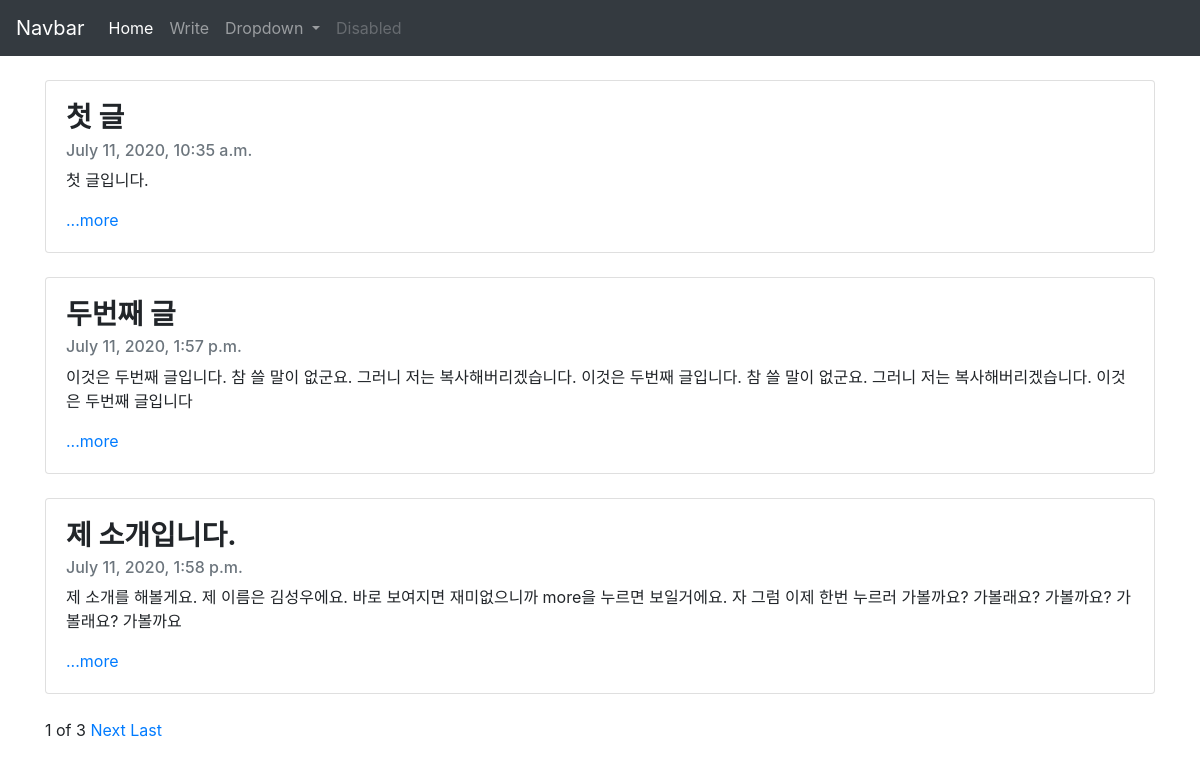
The page / on the database its author committed.
### blogapp/models.py (models this page shows, shortened)
class Blog(models.Model):
    title = models.CharField(max_length=200)
    pub_date = models.DateTimeField('date published')
    body = models.TextField()
    def summary(self):
        return self.body[:100]

### blogapp/views.py (the view)
# urls.py: path('', blogapp.views.home, name="home"),
def home(request):
    blogs = Blog.objects
    blog_list = Blog.objects.all()
    paginator =Paginator(blog_list, 3)
    page = request.GET.get('page')
    posts = paginator.get_page(page)
    return render(request, 'home.html', {'blogs':blogs, 'posts':posts })

### blogapp/templates/home.html (shortened to what this page needs)
{% extends 'base.html' %}
{% block contents %}
<body>
<br>
{% for blog in posts %}
<div class="container">
    <div class="card">
        <div class="card-body">
        <h3 class="card-title"><strong>{{blog.title}}</strong></h3>
        <h6 class="card-subtitle mb-2 text-muted">{{blog.pub_date}}</h6>
        <p class="card-text">{{blog.summary}}</p>
        <a href="{% url 'detail' blog.id %}" class="card-link">...more</a>
        </div>
    </div> <br>
</div>
{%endfor%}
<div class="container">
<span>{{posts.number}}</span>
<span>of</span>
<span>{{posts.paginator.num_pages}}</span>
{%if posts.has_next%}
<a href="?page={{posts.next_page_number}}">Next</a>
<a href="?page={{posts.paginator.num_pages}}">Last</a>
{%endif%}
<br><br>
</div>
</body>
{% endblock %}

### blogproject/templates/base.html (shortened to what this page needs)
<head>
    <link rel="stylesheet" href="https://stackpath.bootstrapcdn.com/bootstrap/4.5.0/css/bootstrap.min.css">
</head>
<body>
    <nav class="navbar navbar-expand-lg navbar-dark bg-dark">
        <a class="navbar-brand" href="#">Navbar</a>
        <div class="collapse navbar-collapse" id="navbarNav">
          <ul class="navbar-nav">
            <li class="nav-item active">
              <a class="nav-link" href="#">Home <span class="sr-only">(current)</span></a>
            </li>
            <li class="nav-item">
              <a class="nav-link" href="{% url 'new' %}">Write</a>
            </li>
            <li class="nav-item dropdown">
              <a class="nav-link dropdown-toggle" href="#" id="navbarDropdown" role="button" data-toggle="dropdown" aria-haspopup="true" aria-expanded="false">
                Dropdown
              </a>
            </li>
            <li class="nav-item">
              <a class="nav-link disabled" href="#" tabindex="-1" aria-disabled="true">Disabled</a>
            </li>
          </ul>
        </div>
      </nav>
{% block contents %}
{% endblock %}
</body>

### rows shown on the page
Blog: title "첫 글", pub_date "July 11, 2020, 10:35 a.m.", summary "첫 글입니다."
Blog: title "두번째 글", pub_date "July 11, 2020, 1:57 p.m.", summary "이것은 두번째 글입니다. 참 쓸 말이 없군요. 그러니 저는 복사해버리겠습니다. 이것은 두번째 글입니다. 참 쓸 말이 없군요. 그러니 저는 복사해버리겠습니다. 이것은 두번째 글입니다"
Blog: title "제 소개입니다.", pub_date "July 11, 2020, 1:58 p.m.", summary "제 소개를 해볼게요. 제 이름은 김성우에요. 바로 보여지면 재미없으니까 more을 누르면 보일거에요. 자 그럼 이제 한번 누르러 가볼까요? 가볼래요? 가볼까요? 가볼래요? 가볼까요"

### other values the page prints
{{ posts.number }} "1"
{{ posts.paginator.num_pages }} "3"
